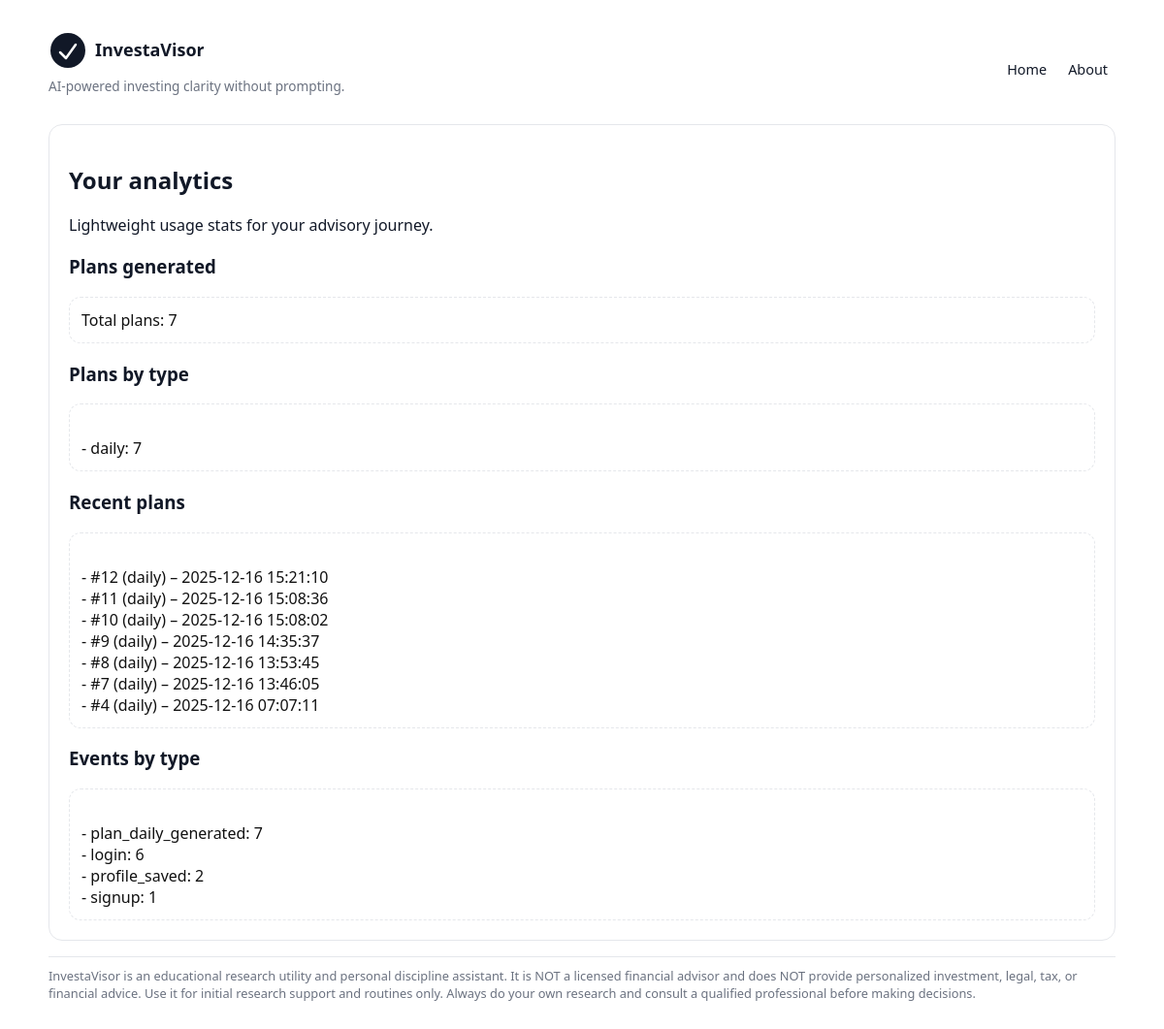
Screenshot of /analytics (signed in) with the database file from the repository.
### tables this page shows
CREATE TABLE plans (
    id INTEGER PRIMARY KEY AUTOINCREMENT,
    user_id INTEGER NOT NULL,
    plan_type TEXT NOT NULL,
    input_context TEXT NOT NULL,
    response_text TEXT NOT NULL,
    created_at DATETIME DEFAULT CURRENT_TIMESTAMP, advisor_version TEXT DEFAULT 'v1',
    FOREIGN KEY (user_id) REFERENCES users(id)
);

### app.py (the view)
@app.get("/analytics")
@login_required
def analytics():
    from services.analytics import user_analytics
    user_id = session["user_id"]
    a = user_analytics(user_id)
    return render_template("insights.html", disclaimer=DISCLAIMER_TEXT, a=a)

### app.py (called while the page is built)
def login_required(fn):
    @wraps(fn)
    def wrapper(*args, **kwargs):
        if session.get("user_id"):
            return fn(*args, **kwargs)
        if request.path.startswith("/api/"):
            return jsonify({"error": "Unauthorized"}), 401
        return redirect(url_for("home"))
    return wrapper

### db.py (called while the page is built)
def get_db():
    if "db" not in g:
        g.db = sqlite3.connect(DATABASE)
        g.db.row_factory = sqlite3.Row
    return g.db

### templates/insights.html (shortened to what this page needs)
{% extends "layout.html" %}
{% block content %}
<section class="card">
  <h2>Your analytics</h2>
  <p class="muted">Lightweight usage stats for your advisory journey.</p>
  <h3>Plans generated</h3>
  <div class="output">Total plans: {{ a.total_plans }}</div>
  <h3>Plans by type</h3>
  <div class="output">
{% for row in a.plans_by_type -%}
- {{ row.plan_type }}: {{ row.c }}
{% else -%}
No plans yet.
{% endfor -%}
  </div>
  <h3>Recent plans</h3>
  <div class="output">
{% for p in a.recent_plans -%}
- #{{ p.id }} ({{ p.plan_type }}) – {{ p.created_at }}
{% else -%}
No plans yet.
{% endfor -%}
  </div>
  <h3>Events by type</h3>
  <div class="output">
{% for e in a.events_by_type -%}
- {{ e.event_type }}: {{ e.c }}
{% else -%}
No events yet.
{% endfor -%}
  </div>
</section>
{% endblock %}

### templates/layout.html (shortened to what this page needs)
<!doctype html>
<html lang="en">
<head>
  <link rel="stylesheet" href="{{ url_for('static', filename='styles.css') }}" />
</head>
<body>
  <main class="container">
    <header class="header">
      <div class="topbar">
        <div class="brandBlock">
          <a href="/" class="brandLink" aria-label="InvestaVisor Home">
            <img src="{{ url_for('static', filename='logo.svg') }}" alt="InvestaVisor" class="logoImg">
          </a>
          <p class="tagline">AI-powered investing clarity without prompting.</p>
        </div>
        <nav class="navDesktop" aria-label="Primary">
          <a href="/">Home</a>
          <a href="/about">About</a>
        </nav>
      </div>
    </header>
    {% block content %}{% endblock %}
    <footer class="disclaimer">
      {{ disclaimer }}
    </footer>
  </main>
</body>
</html>

### static/styles.css (style rules this page uses)
:root { --border:#e5e7eb; --text:#111827; --muted:#6b7280; }
body { margin:0; font-family: system-ui, Arial, sans-serif; color: var(--text); background:#fff; }
.container { max-width: 560px; margin: 0 auto; padding: 16px; }
@media (min-width: 768px) { .container { max-width: 900px; padding: 24px; } }
@media (min-width: 1200px) { .container { max-width: 1100px; padding: 32px; } }
.header { text-align:left; margin-bottom: 16px; }
.topbar { display:flex; align-items:center; justify-content:space-between; gap:12px; }
.tagline { margin-top:2px; font-size:0.85rem; color:var(--muted); }
.brandLink { display:inline-flex; align-items:center; text-decoration:none; }
.logoImg { height:40px; width:auto; display:block; }
.card { border: 1px solid var(--border); border-radius: 14px; padding: 14px; margin: 12px 0; }
@media (min-width: 768px) { .card { padding: 20px; } }
.output { white-space: pre-wrap; margin-top: 12px; padding: 12px; border-radius: 12px; border: 1px dashed var(--border); color: #111; }
.disclaimer { margin-top: 16px; padding-top: 10px; border-top: 1px solid var(--border); font-size: 0.8rem; color: var(--muted); }
.navDesktop { display:flex; gap:6px; }
.navDesktop a { text-decoration:none; color:var(--text); padding:6px 8px; border-radius:8px; font-size:0.9rem; }

### rows the page displays
plans: plan_type "daily", c "7", id "7", created_at "2025-12-16 13:46:05"
plans: id "12", plan_type "daily", created_at "2025-12-16 15:21:10"
plans: id "11", plan_type "daily", created_at "2025-12-16 15:08:36"
plans: id "10", plan_type "daily", created_at "2025-12-16 15:08:02"
plans: id "9", plan_type "daily", created_at "2025-12-16 14:35:37"
plans: id "8", plan_type "daily", created_at "2025-12-16 13:53:45"
plans: id "4", plan_type "daily", created_at "2025-12-16 07:07:11"

### other values shown
{{ a.total_plans }} "7"
{{ e.event_type }} "plan_daily_generated" "login" "profile_saved" "signup"
{{ e.c }} "7" "6" "2" "1"
